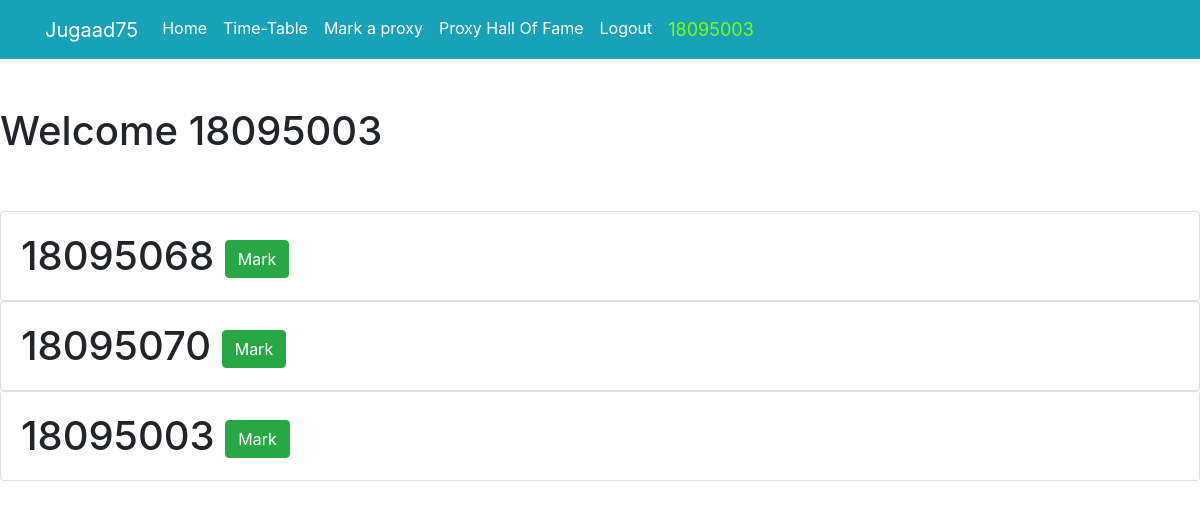
Page /markProxy/ (signed in) on the committed database.
### tracker/models.py (models this page shows)
class sdata(models.Model):
    student = models.ForeignKey(User, on_delete=models.CASCADE)
    slot1 = models.IntegerField(default=0)
    slot2 = models.IntegerField(default=0)
    slot3 = models.IntegerField(default=0)
    slat = models.FloatField(default=0.0)
    slong = models.FloatField(default=0.0)

### tracker/views.py (the view, shortened to what this page needs)
# urls.py: path('markProxy/', views.markProxy , name='markProxy'),
@csrf_exempt
def markProxy(request):
    print("mark")
    curr_slot = getSlot()
    if curr_slot == 5:
        return HttpResponse("No classes Running")
    if curr_slot == 1:
        context = {
            'absentees' : sdata.objects.filter(slot1=0)
        }
        return render(request,'tracker/proxy.html',context)
    elif curr_slot == 2:
        context = {
            'absentees' : sdata.objects.filter(slot2=0)
        }
        return render(request,'tracker/proxy.html',context)
    elif curr_slot == 3:
        context = {
            'absentees' : sdata.objects.filter(slot3=0)
        }
        return render(request,'tracker/proxy.html',context)
    else:
        context = {
            'absentees' : sdata.objects.filter(slot3=0)
        }
        return render(request,'tracker/proxy.html',context)

### tracker/views.py (called while the page is built)
def getSlot():
    x = datetime.datetime.now()
    if x.hour>9 and x.hour<10:
        return 1
    elif x.hour>10 and x.hour<11:
        return 2
    elif x.hour>11 and x.hour<12:
        return 3
    return 4

### tracker/templates/tracker/proxy.html (shortened to what this page needs)
<link rel="stylesheet" href="https://stackpath.bootstrapcdn.com/bootstrap/4.4.1/css/bootstrap.min.css">
<nav class="navbar navbar-expand-lg navbar-dark bg-info">
    <div class="container">
      <a class="navbar-brand"  href="{% url 'home' %}" >Jugaad75</a>
      <div class="collapse navbar-collapse" id="navbarNav">
        <ul class="navbar-nav">
          <li class="nav-item active">
            <a class="nav-link" href="{% url 'home' %}" >Home </a>
          </li>
          <li class="nav-item active">
            <a class="nav-link" href="{% url 'addLecture' %}">Time-Table </span></a>
          </li>
          <li class="nav-item active">
            <a class="nav-link" href="{% url 'markProxy' %}">Mark a proxy</a>
          </li>
           <li class="nav-item active">
            <a class="nav-link" href="{% url 'hallOfFame' %}" >Proxy Hall Of Fame</a>
          </li>
      {% if user.is_authenticated %}
          <li class="nav-item active">
              <a href="#" onclick="$('#signOutBtn').click()" class="nav-link" >Logout</a>
          </li>
          <li class="nav-item ">
            <a class="nav-link disabled" href="#" style="color: chartreuse; font-size: large; " >{{user.username}}</a>
          </li>
      {% endif %}
        </ul>
      </div>
    </div>
  </nav>
 <h1> Welcome {{user.username}} <h1>
<br>
{% for abs in absentees %}
<div class="card">
  <div class="card-body">
    {{abs.student.username}}
    <button type="submit" onclick="markproxy({{abs.student.id}})" class="btn btn-success">Mark</button>
  </div>
</div>
{% endfor %}

### rows in the picture
sdata: student.username "18095068"
sdata: student.username "18095070"
sdata: student.username "18095003"

### other values in the picture
{{ user.username }} "18095003"
